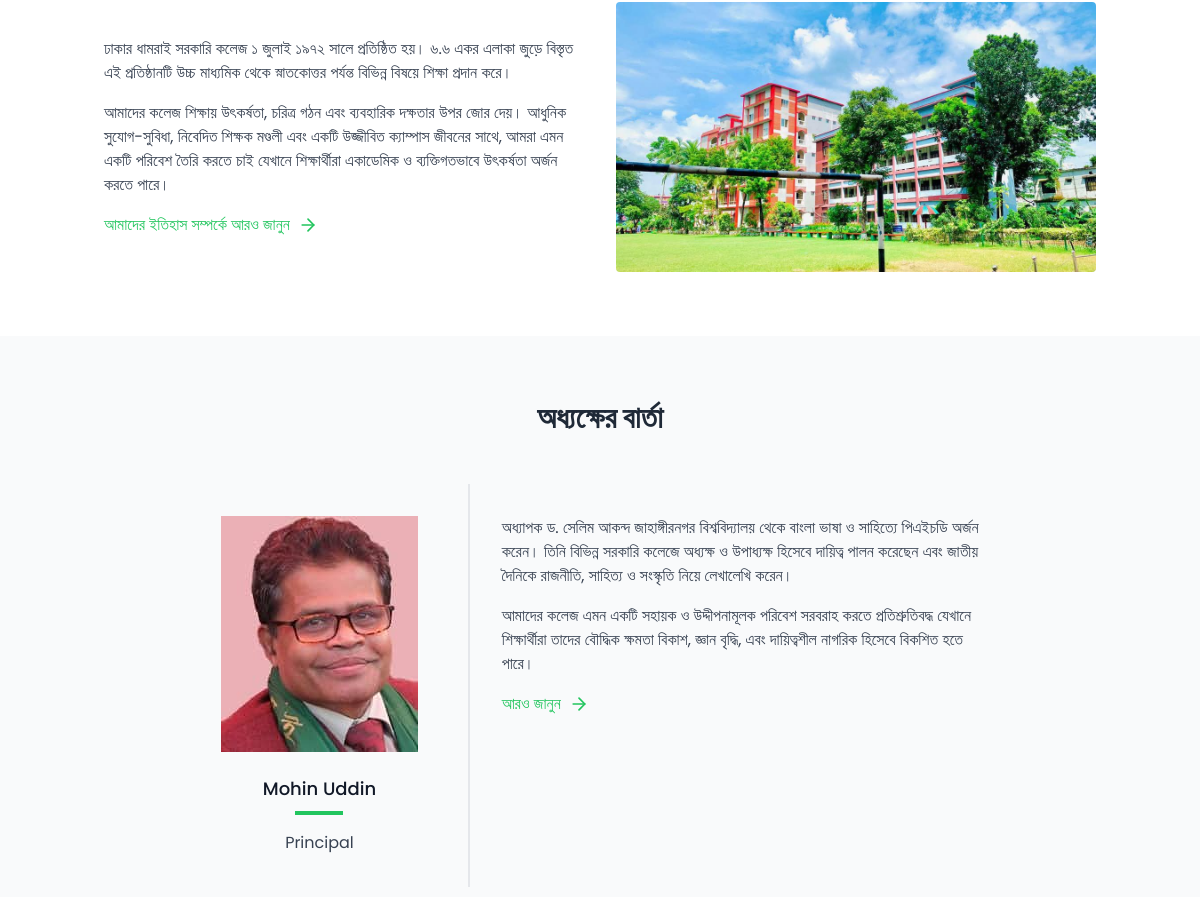
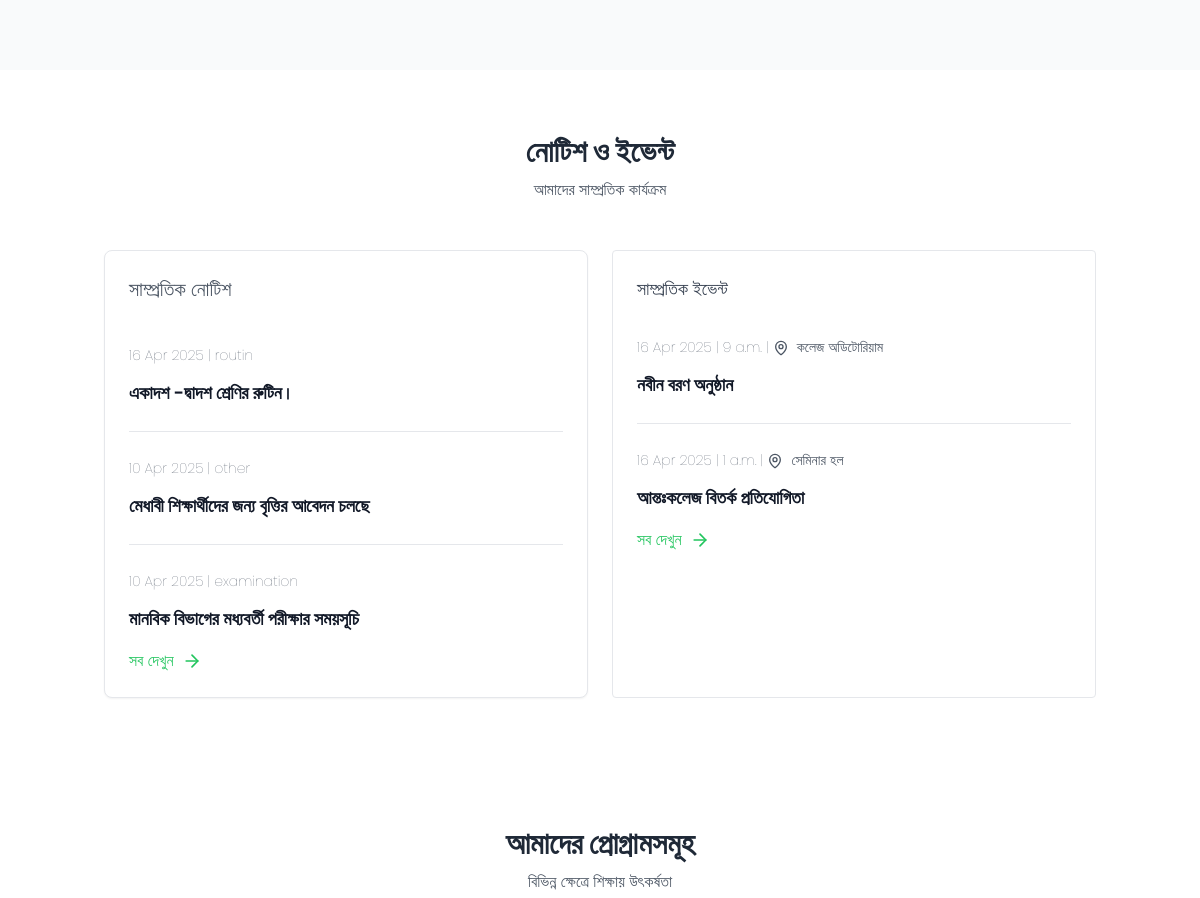
The app's page / (middle part), older data (2 pictures, top to bottom).
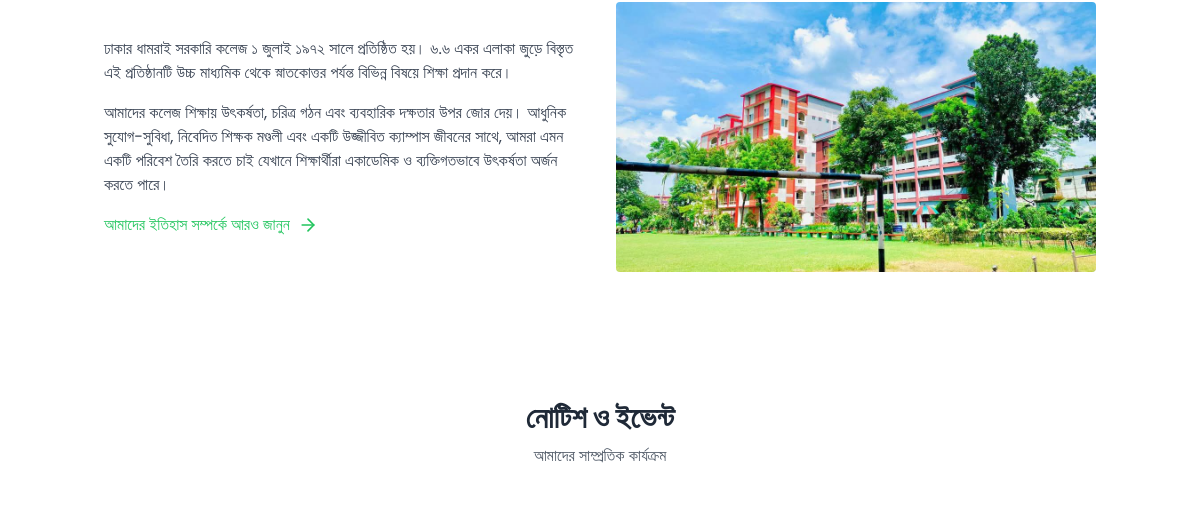
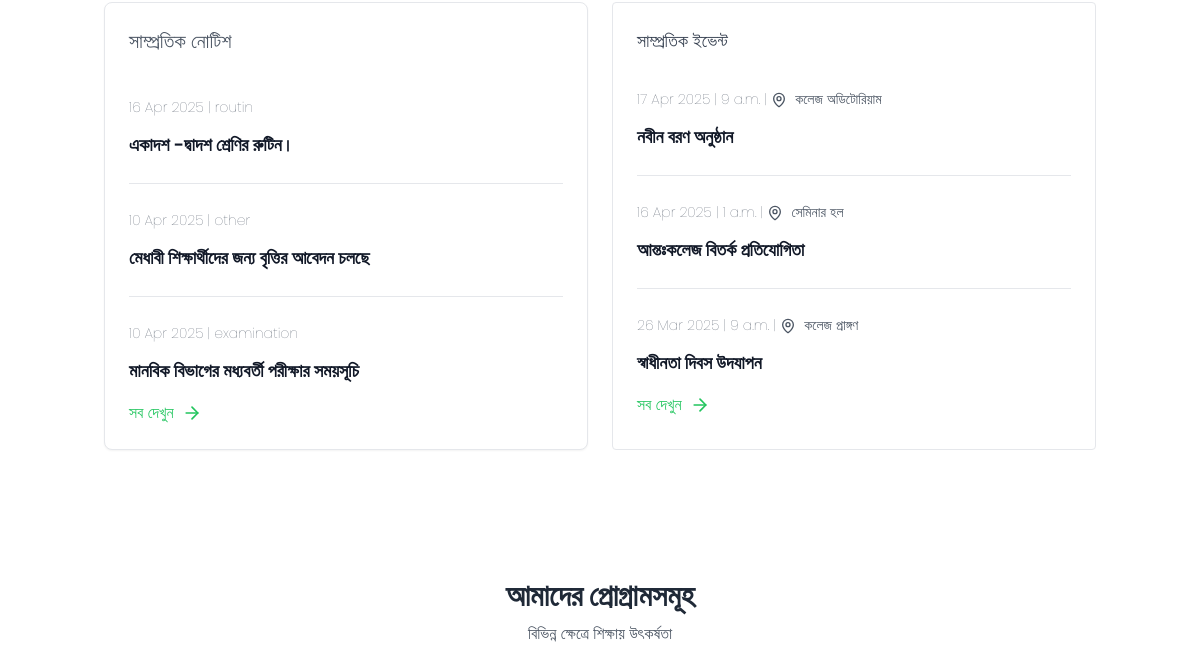
The same page, newer data (2 pictures, top to bottom).
### core/models.py (models this page shows, shortened)
class Faculty(models.Model):
    DESIGNATION_CHOICES = [
        ('Principal', 'Principal'),
        ('Vice Principal', 'Vice Principal'),
        ('Professor', 'Professor'),
        ('Associate Professor', 'Associate Professor'),
        ('Assistant Professor', 'Assistant Professor'),
        ('Lecturer', 'Lecturer'),
        ('Staff', 'Staff'),
    ]
    name = models.CharField(max_length=100)
    designation = models.CharField(max_length=50, choices=DESIGNATION_CHOICES)
    department = models.ForeignKey(Department, on_delete=models.SET_NULL, null=True, blank=True)
    education = models.TextField(null=True)
    bio = models.TextField(null=True)
    photo = models.ImageField(upload_to='faculty/', null=True, blank=True)
    email = models.EmailField(blank=True, null=True)
    phone = models.CharField(max_length=20, blank=True, null=True)
    join_date = models.DateField()
    is_featured = models.BooleanField(default=False)
    slug = models.SlugField(unique=True, blank=True)
    class Meta:
        verbose_name_plural = "Faculty Members"

class Notice(models.Model):
    CATEGORY_CHOICES = [
        ('routin', 'রুটিন'),
        ('academic', 'একাডেমিক'),
        ('admission', 'ভর্তি'),
        ('examination', 'পরীক্ষা'),
        ('event', 'অনুষ্ঠান'),
        ('other', 'অন্যান্য'),
    ]
    title = models.CharField(max_length=200)
    description = models.TextField(null=True)
    category = models.CharField(max_length=20, choices=CATEGORY_CHOICES)
    publish_date = models.DateTimeField(default=timezone.now)
    document = models.FileField(upload_to='notices/', null=True, blank=True)
    is_important = models.BooleanField(default=False)
    slug = models.SlugField(unique=True)
    class Meta:
        ordering = ['-publish_date']

class Event(models.Model):
    title = models.CharField(max_length=200)
    description = models.TextField()
    date = models.DateField()
    time = models.TimeField(null=True, blank=True)
    location = models.CharField(max_length=100)
    image = models.ImageField(upload_to='events/', null=True, blank=True)
    is_featured = models.BooleanField(default=False)
    slug = models.SlugField(unique=True, blank=True)
    class Meta:
        ordering = ['-date']

### core/views.py (the view)
# urls.py: path('', views.HomeView.as_view(), name='home'),
class HomeView(TemplateView):
    template_name = 'index.html'
    def get_context_data(self, **kwargs):
        context = super().get_context_data(**kwargs)
        context['notices'] = Notice.objects.all()[:3]
        context['events'] = Event.objects.filter(is_featured=True)[:3]
        context['principal'] = Faculty.objects.filter(designation='principal').first()
        return context

### templates/index.html (shortened to what the changed rows need)
{% extends "base.html" %}
{% load static %}
{% block content %}
{% if principal %}
<section class="py-16 bg-gray-50">
    <div class="container mx-auto px-4">
        <div class="text-center mb-12">
            <h2 class="section-title">অধ্যক্ষের বার্তা</h2>
        </div>
        <div class="mx-auto lg:w-4/5">
            <div class="flex flex-col sm:flex-row mt-6 mb-4">
                <div class="sm:w-1/3 text-center sm:pr-8 sm:py-8">
                    <div class="h-auto inline-flex items-center justify-center bg-gray-200 text-gray-400 overflow-hidden">
                        <img src="{{ principal.photo.url }}" alt="Principal" class="w-full h-full object-cover" loading="lazy">
                    </div>
                    <div class="flex flex-col items-center text-center justify-center">
                        <h2 class="font-medium title-font mt-4 text-gray-900 text-lg">{{ principal.name }}</h2>
                        <div class="w-12 h-1 bg-primary mt-2 mb-4"></div>
                        <p class="text-base">Principal</p>
                    </div>
                </div>
                <div class="sm:w-2/3 sm:pl-8 sm:py-8 sm:border-l-2 border-gray-200 sm:border-t-0 border-t-2 mt-4 pt-4 sm:mt-0 text-left">
                    <p class="mb-4">{{ principal.education }}</p>
                    <p class="mb-4">{{ principal.bio }}</p>
                    <a href="{% url 'core:faculty_detail' principal.slug %}" class="text-primary flex items-center group hover:text-primary-dark transition-colors duration-200">
                        আরও জানুন
                    </a>
                </div>
            </div>
        </div>
    </div>
</section>
{% endif %}
<section class="py-16 bg-white">
    <div class="container mx-auto px-4">
        <div class="text-center mb-12">
            <h2 class="section-title">নোটিশ ও ইভেন্ট</h2>
        </div>
        <div class="grid grid-cols-1 md:grid-cols-2 gap-6">
            <div class="border border-gray-200 p-6 rounded-lg hover:border-primary transition-colors duration-300 bg-white shadow-sm">
                <div class="space-y-6 divide-y divide-gray-200 mb-4">
                    {% if notices %}
                    {% for notice in notices  %}
                    <div class="pt-6">
                        <div class="mb-3">
                            <span class="text-gray-600 text-sm font-thin">{{ notice.publish_date|date:"d M Y" }} | {{ notice.category }}</span>
                        </div>
                        <a href="{% url 'core:notice_detail' notice.slug %}" class="text-lg font-semibold text-gray-900 hover:underline">{{ notice.title }}</a>
                    </div>
                   {% endfor %}
                   {% else %}
                    <p class="text-gray-600 p-4 text-sm font-thin text-gray-600">কোনো নোটিশ পাওয়া যায়নি</p>
                    {% endif %}
                </div>
            </div>
            <div class="border border-gray-200 p-6 rounded hover:border-primary transition-colors duration-200">
                <div class="space-y-6 divide-y divide-gray-200 mb-4">
                    {% if events %}
                    {% for event in events %}
                    <div class="pt-6">
                        <div class="mb-3">
                            <span class="text-gray-600 text-sm font-thin">{{ event.date|date:"d M Y" }} |  {{ event.time }} |  {{ event.location }}</span>
                        </div>
                        <a href="{% url 'core:event_detail' event.slug %}" class="text-lg font-semibold text-gray-900 hover:underline">{{ event.title }}</a>
                    </div>
                    {% endfor %}
                    {% else %}
                    <p class="text-gray-600 p-4 text-sm font-thin text-gray-600">কোনো ইভেন্ট পাওয়া যায়নি</p>
                    {% endif %}
                </div>
            </div>
        </div>
    </div>
</section>
    <section class="py-16 bg-white">
        <div class="container mx-auto px-4">
            <div class="text-center mb-12">
                <h2 class="section-title">আমাদের প্রোগ্রামসমূহ</h2>
            </div>
        </div>
    </section>
{% endblock content %}

Row changes from the older to the newer data that the page shows:
removed Faculty: photo (picture), name "Mohin Uddin", education "অধ্যাপক ড. সেলিম আকন্দ জাহাঙ্গীরনগর বিশ্ববিদ্যালয় থেকে বাংলা ভাষা ও সাহিত্যে পিএইচডি অর্জন করেন। তিনি বিভিন্ন সরকারি কলেজে অধ্যক্ষ ও উপাধ্যক্ষ হিসেবে দায়িত্ব পালন করেছেন এবং জাতীয় দৈনিকে রাজনীতি, সাহিত্য ও সংস্কৃতি নিয়ে লেখালেখি করেন।", bio "আমাদের কলেজ এমন একটি সহায়ক ও উদ্দীপনামূলক পরিবেশ সরবরাহ করতে প্রতিশ্রুতিবদ্ধ যেখানে শিক্ষার্থীরা তাদের বৌদ্ধিক ক্ষমতা বিকাশ, জ্ঞান বৃদ্ধি, এবং দায়িত্বশীল নাগরিক হিসেবে বিকশিত হতে পারে।"
changed Event "নবীন বরণ অনুষ্ঠান": date "16 Apr 2025" → "17 Apr 2025"
added Event: date "26 Mar 2025", time "9 a.m.", location "কলেজ প্রাঙ্গণ", title "স্বাধীনতা দিবস উদযাপন"
Text that changed along with them:
text no longer shown: "অধ্যক্ষের বার্তা Principal আরও জানুন"
